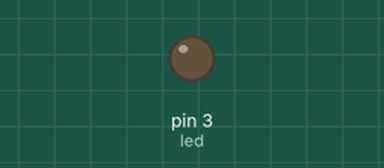
A sketch run on a simulated Arduino Uno, built with avr-gcc and run on an emulated ATmega328P. Shown: output pins drawn as LEDs (lit = HIGH).

Above: at 0.05 s.
At 2.05 s:
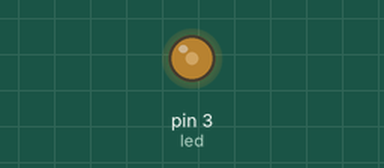
At 4.0 s:
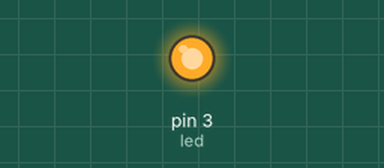
Timing chart, 0 to 5.2 s (numbered marks = the images above):
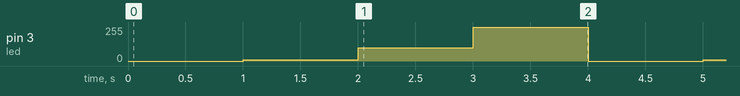

Measured:
- by itself, pin 3 (led): repeats every 4.0 s: 100/255 1.0 s, 255/255 1.0 s, 0/255 1.0 s, 10/255 1.0 s

The sketch:

PWM_LED_FADE.ino
```cpp
int led = 3;         // the PWM pin the LED is attached to
int brightness = 0;  // how bright the LED is

// the setup routine runs once when you press reset:
void setup() {
  // declare pin 3 to be an output:
  pinMode(led, OUTPUT);
}

// the loop routine runs over and over again forever:
void loop() {
  // set the brightness of pin 3:
  analogWrite(led, 0); //Brightness set to (0/255)*5V
  delay (1000);
  analogWrite(led, 10); //brightness set to (10/255)*5V
  delay(1000);
  analogWrite(led, 100); //brightness set to (100/255)*5V
  delay(1000);
  analogWrite(led, 255); //brightness set to (255/255)*5V
  delay(1000);
  }
```
